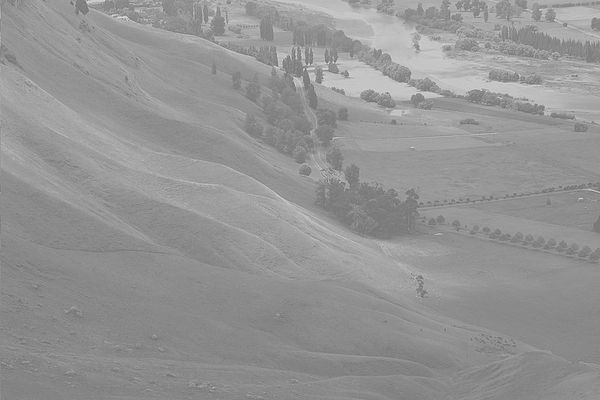
#> input picture images/histogram.jpg, 600 x 400 px, found by its file name
$ python 'Ass_03_Histogram Matching (Specification).py'
#> lines starting #> are read from the running program, lines starting #| are printed output that depends on the picture
import numpy as np
import matplotlib.pyplot as plt

def double_gaussian(x, mu1, sigma1, mu2, sigma2):
    return (1 / (sigma1 * np.sqrt(2 * np.pi))) * np.exp(-(x - mu1)**2 / (2 * sigma1**2)) + \
           (1 / (sigma2 * np.sqrt(2 * np.pi))) * np.exp(-(x - mu2)**2 / (2 * sigma2**2))


x_values = np.arange(256)
print(x_values)
target_hist = double_gaussian(x_values, 30, 8, 165, 20)
target_hist /= np.sum(target_hist)


plt.figure(figsize=(12, 8))
plt.plot(x_values, target_hist, color='blue')
plt.title('Target Histogram (Double Gaussian)')
plt.xlabel('Pixel Intensity')
plt.ylabel('Probability')
plt.grid(True)
plt.show()
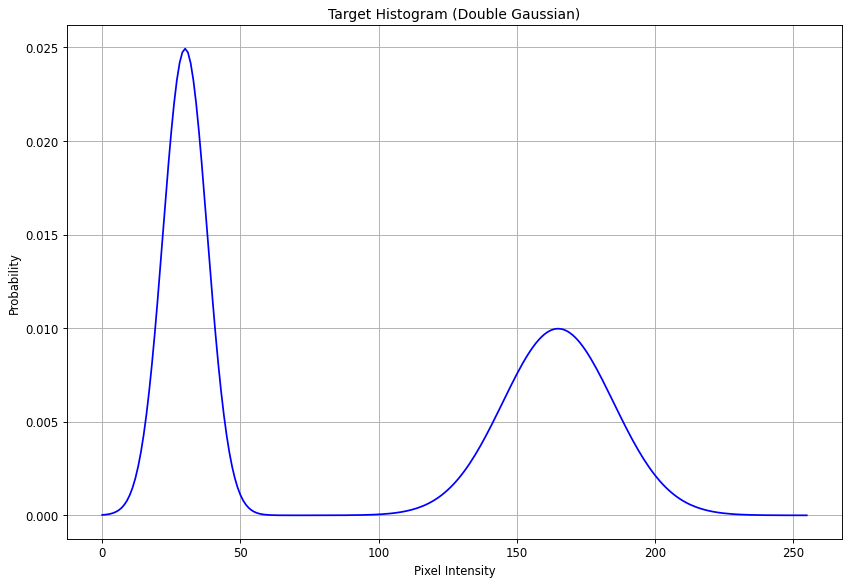
#> figure drawn by matplotlib, 1 panel; curve peaks at x = 30, y = 0.0249


def linear_interpolation(x, xa, ya):
    if np.any(np.diff(xa) < 0):
        raise ValueError("xp array must be increasing.")
    x = np.clip(x, xa[0], xa[-1])
    indices = np.searchsorted(xa, x) - 1

    dx = (x - xa[indices]) / (xa[indices + 1] - xa[indices])
    interpolated_values = ya[indices] + dx * (ya[indices + 1] - ya[indices])

    return interpolated_values


def histogram_matching(image, target_hist):
    hist, _ = np.histogram(image.flatten(), bins=256, range=(0, 255), density=True)
    cdf = np.cumsum(hist)
    cdf_normalized = (cdf - cdf.min()) / (cdf.max() - cdf.min())

    target_cdf = np.cumsum(target_hist)
    target_cdf /= target_cdf[-1]

    mapped_intensity = linear_interpolation(cdf_normalized, target_cdf, np.arange(256))

    matched_image = mapped_intensity[image.astype(int)]

    return matched_image.astype(np.uint8)


input_image = plt.imread('.\images\\histogram.jpg')
#> input_image is the input picture: shape (400, 600); min 105, max 228, mean 148


if len(input_image.shape) == 3:
    input_gray = np.mean(input_image, axis=2)
else:
    input_gray = input_image

output_image = histogram_matching(input_gray, target_hist)
#> in histogram_matching, `hist, _ = np.histogram(image.flatten(), bins=256, range=(0, 255), dens..`: hist = 256 values, max 0.0405 at index 137, min 0 at index 0, mean 0.00392
#> in histogram_matching, `cdf = np.cumsum(hist)`: cdf = 256 values from 0 to 1
#> in linear_interpolation, `x = np.clip(x, xa[0], xa[-1])`: x = 256 values from 2.2e-05 to 1
#> in linear_interpolation, `indices = np.searchsorted(xa, x) - 1`: indices = 256 values from -1 to 254
#> in linear_interpolation, `dx = (x - xa[indices]) / (xa[indices + 1] - xa[indices])`: dx = 256 values, max 1 at index 0, min 0.00219 at index 143, mean 0.781
#> in linear_interpolation, `interpolated_values = ya[indices] + dx * (ya[indices + 1] - ya[indices])`: interpolated_values = 256 values from 0 to 255
#> in histogram_matching, `matched_image = mapped_intensity[image.astype(int)]`:
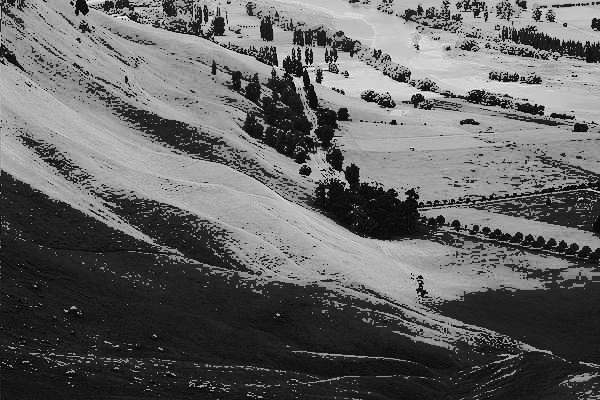
#> matched_image: shape (400, 600) float64; min 0, max 255, mean 99.5

plt.figure(figsize=(12, 8))
plt.subplot(1, 2, 1)
plt.imshow(input_gray, cmap='gray')
plt.title('Input Image')
plt.axis('off')

plt.subplot(1, 2, 2)
plt.imshow(output_image, cmap='gray')
plt.title('Output Image (Histogram Matched)')
plt.axis('off')
plt.show()
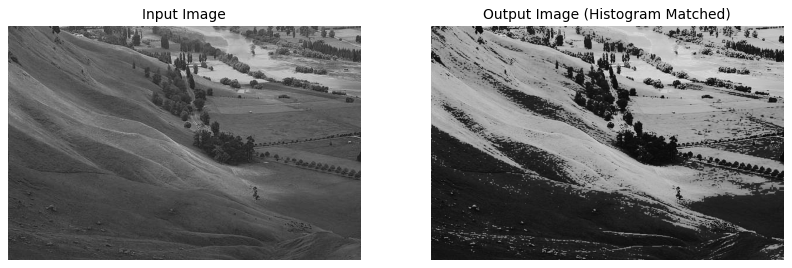
#> figure drawn by matplotlib, 2 panels


plt.figure(figsize=(12, 8))
plt.subplot(2, 2, 1)
plt.hist(input_gray.ravel(), bins=256, range=(0, 255), density=True, color='blue', alpha=0.7)
plt.plot(x_values, target_hist, color='red')
plt.title('Input Image Histogram and Target Histogram')
plt.xlabel('Pixel Intensity')
plt.ylabel('Probability')
plt.legend(['Target Histogram', 'Input Histogram'])
plt.grid(True)

plt.subplot(2, 2, 2)
plt.plot(x_values, np.histogram(input_gray, bins=256, range=(0, 255), density=True)[0], color='blue')
plt.title('PDF of Input Image')
plt.xlabel('Pixel Intensity')
plt.ylabel('Probability')
plt.grid(True)

plt.subplot(2, 2, 3)
plt.hist(output_image.ravel(), bins=256, range=(0, 255), density=True, color='green', alpha=0.7)
plt.title('Output Image Histogram')
plt.xlabel('Pixel Intensity')
plt.ylabel('Probability')
plt.grid(True)

plt.subplot(2, 2, 4)
plt.plot(x_values, np.histogram(output_image, bins=256, range=(0, 255), density=True)[0], color='green')
plt.title('PDF of Output Image')
plt.xlabel('Pixel Intensity')
plt.ylabel('Probability')
plt.grid(True)

plt.tight_layout()
plt.show()
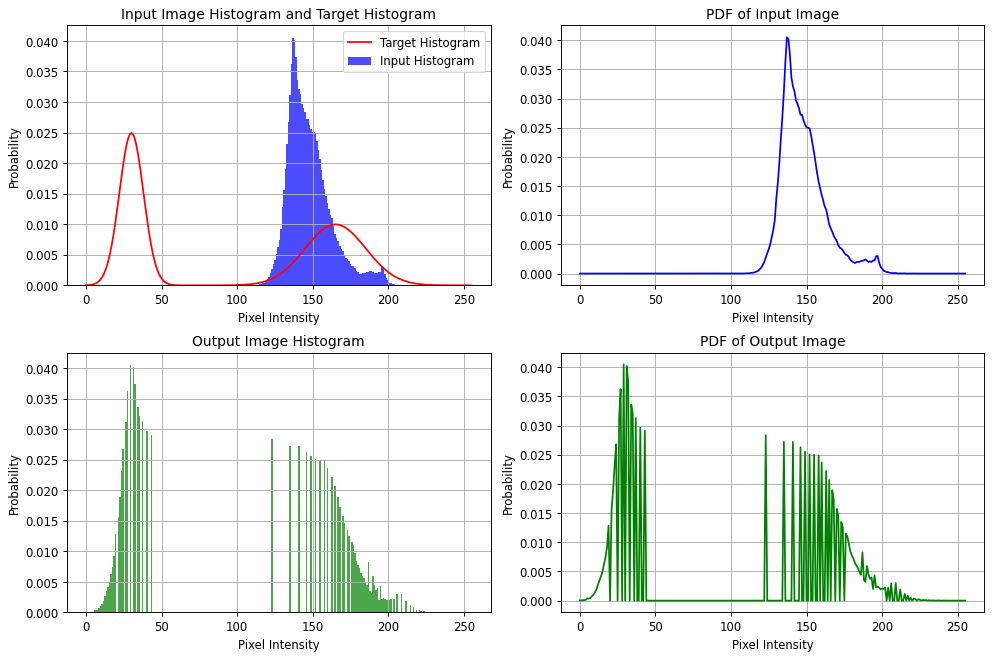
#> figure drawn by matplotlib, 4 panels; panel 1: tallest bar 0.0405 high, from x = 136.5 to 137.5; panel 1: curve peaks at x = 30, y = 0.0249; panel 2: curve peaks at x = 137, y = 0.0405; panel 3: tallest bar 0.0405 high, from x = 28.89 to 29.88
